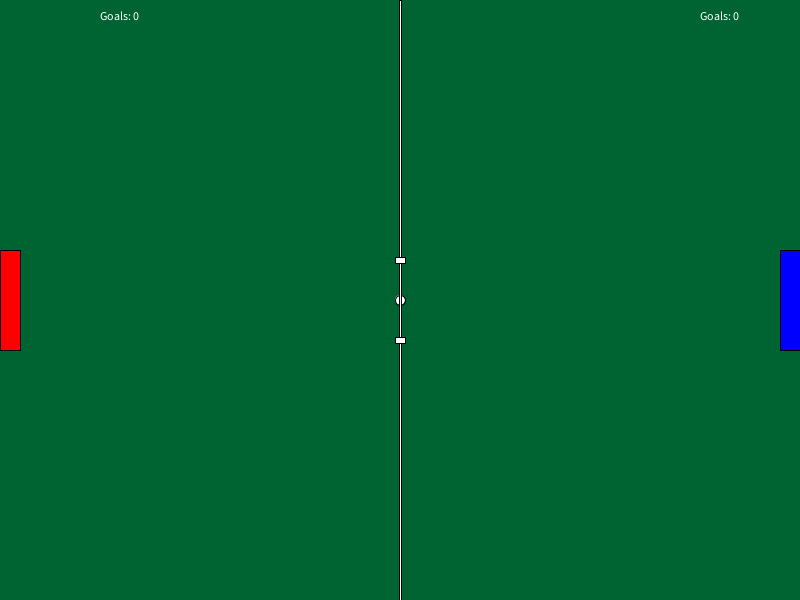
Frame 1 (no input)
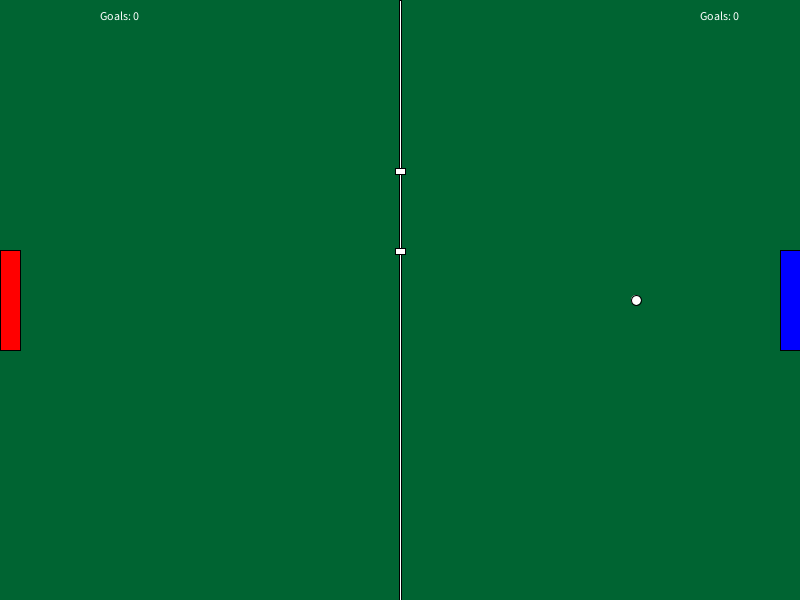
Frame 60 (the mouse pressed at the canvas centre just before this capture)
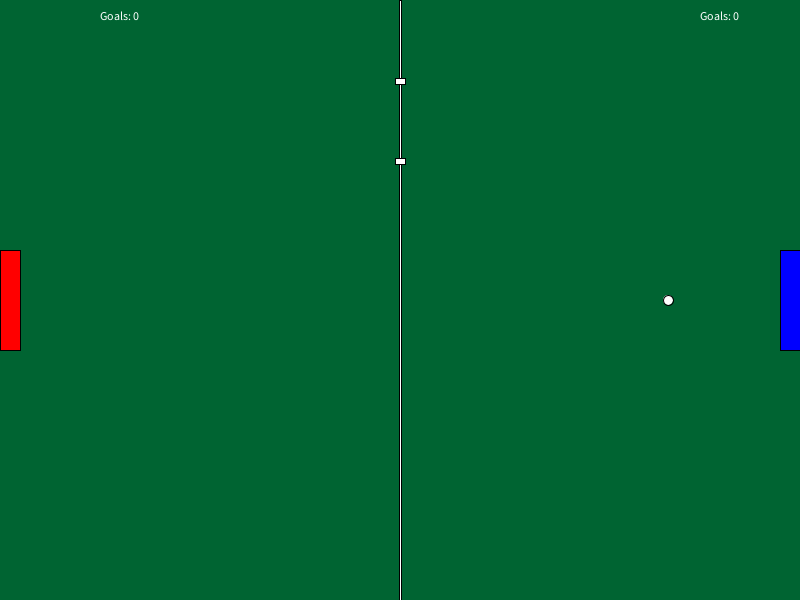
Frame 120 (the mouse held since frame 60 and released just before this capture)

The Processing sketch that drew these frames (run headless with seeded random() and noise(); from frame 60 on, the mouse is pressed at the canvas centre):

// Processing sketch: processing_yttutorial_pong_soccerpong
// ── processing_yttutorial_pong_soccerpong.pde
//The Game

//variables always at the beginning
float playerx;
float playery;
float ballx;
float bally;
float ball_velocityx;
float ball_velocityy;
int player1pt;
int player2pt;
float player2x;
float player2y;
float goaly;
float goal_velocityy;
boolean up1;
boolean down1;
boolean up2;
boolean down2;

//is applied once in the very beginning
void setup(){
  //defining the Variables
  
  //player one stats
  playerx = 10;
  playery = 300;
  
  //ball stats
  ballx = 400;
  bally = 300;
  
  //ball_velocityx rng
  ball_velocityx = random(1);
  if(ball_velocityx < 0.5){
   ball_velocityx = -4; 
  }else{
   ball_velocityx = 4; 
  }
  ball_velocityy = 0;
  
  //player points
  player1pt = 0;
  player2pt = 0;
  
  //Player two stats
  player2x = 790;
  player2y = 300;
  
  //goal stats
  goaly = 300;
  goal_velocityy = -1.5;
  
  
  //Size of the Window
  size(800, 600);
  
    //rectMode(CENTER) centers point of orientation of the rectangle (from top left corner to the middle)
   rectMode(CENTER);
}

//makes the things within the brackets run indefinitely
void draw(){
  playermovement();
  playerrestriction();
  
  //is within the loop so the object doesn't leave a trail
  background(0, 100, 50);
  
  //rect(x, y, width, height)
  player1();
  player2();  
  fill(255, 255, 255);
  ellipse(ballx, bally, 10, 10);
  rect(400, 300, 2, 600);
  
  //goal visual 
  rect(400, goaly + 40, 10, 6);
  rect(400, goaly - 40, 10, 6);

  //ball movement
  ballx = ballx + ball_velocityx;
  bally = bally + ball_velocityy;
  goaly = goaly + goal_velocityy;
  
  //ball bounce player1
  if(ballx < 30){
    if(bally < (playery + 55) && bally > (playery - 55)){
      ball_velocityx = -ball_velocityx;
      ball_velocityy = ball_velocityy - (playery - bally) * 0.1;
  }else{
      //miss penalty
      if(ballx < 10){
        ball_velocityx = -ball_velocityx;
        player1pt = 0;
        ball_velocityy = 0;
          if(goal_velocityy > 0){
           goal_velocityy = 1.5;
          }
          if(goal_velocityy < 0){
           goal_velocityy = -1.5; 
          }
      }
    }
  }
  
  //ball bounce player2
  if(ballx > 770){
    if(bally < (player2y + 55) && bally > (player2y - 55)){
      ball_velocityx = -ball_velocityx;
      ball_velocityy = ball_velocityy - (player2y - bally) * 0.1;
    }else{
      //miss penalty
      if(ballx > 790){
        ball_velocityx = -ball_velocityx;
        player2pt = 0;
        ball_velocityy = 0;
          if(goal_velocityy > 0){
           goal_velocityy = 1.5;
          }
          if(goal_velocityy < 0){
           goal_velocityy = -1.5; 
          }
      }
    }
  }
  
  //goal middle hitreg
  if(ballx == 400){
    if(bally > (goaly - 40) && bally < (goaly + 40)){
      
      //goalcounter
      if(ball_velocityx > 0){
       player1pt = player1pt + 1;
      }
      if(ball_velocityx < 0){
       player2pt = player2pt + 1;
      }
      
      //goal speedup per hit
      if(goal_velocityy < 0){
        goal_velocityy = goal_velocityy - 0.2;
      }
      if(goal_velocityy > 0){
        goal_velocityy = goal_velocityy + 0.2;
      }
    }
  }
  
  //goalposts (left & right)
  if(ballx == 392 || ballx == 408){
   if((bally < (goaly + 48) && bally > (goaly + 32)) || (bally > (goaly - 48) && bally < (goaly - 32))){
     ball_velocityx = -ball_velocityx;
   }
  }
  
  //goalposts (outside)
  if(ballx < 410 && ballx > 390){
   if((bally < (goaly + 48) && bally > (goaly + 40)) || (bally > (goaly - 48) && bally < (goaly - 40))){
     ball_velocityy = -ball_velocityy;
     ball_velocityy = ball_velocityy + goal_velocityy;
   }
  }
  
  //goalposts (inside)
  if(ballx < 410 && ballx >390){
   if((bally < (goaly + 40) && bally > (goaly + 32)) || (bally > (goaly - 40) && bally < (goaly - 32))) {
    ball_velocityy = -ball_velocityy;
    ball_velocityy = ball_velocityy + goal_velocityy;
   }
  }
  
  //keeping the ball on the field
  if(bally > 595){
    ball_velocityy = -ball_velocityy;
  }
  if(bally < 5){
   ball_velocityy = -ball_velocityy;
  }
  
  //goal vertical bounce
  if(goaly > 558){
    goal_velocityy = -goal_velocityy; 
  }
  if(goaly < 42 ){
    goal_velocityy = -goal_velocityy;
  }

  //displays text (Var, x, y)
  text("Goals: " + player1pt, 100, 20);
  text("Goals: " + player2pt, 700, 20);
}
void playermovement() {
  if(up1){
    playery = playery - 5;
  }
  if(down1){
   playery  = playery + 5;
  }
  if(up2){
    player2y = player2y - 5;
  }
  if(down2){
   player2y = player2y + 5;
  }
}

  //movement 2.0
 void keyPressed() {
  if(keyCode == SHIFT){
    up1 = true;
  }
  if(keyCode == CONTROL){
    down1 = true; 
  }
 

    if(keyCode == UP){
    up2 = true;
  }
  if(keyCode == DOWN){
    down2 = true; 
  }
 }
 
 void keyReleased() {
     if(keyCode == SHIFT){
    up1 = false;
  }
  if(keyCode == CONTROL){
    down1 = false; 
  }
    if(keyCode == UP){
    up2 = false;
  }
  if(keyCode == DOWN){
    down2 = false; 
  }
 }
 
 void playerrestriction(){
   if(playery < 50){
    playery = playery + 5;
   }
   if(playery > 550){
    playery = playery - 5;
   }
   if(player2y < 50){
    player2y = player2y + 5;
   }
   if(player2y > 550){
    player2y = player2y - 5;
   }
 }
 
 //Player color
 void player1(){
  fill(255, 0, 0);
  rect(playerx, playery, 20, 100); 
 }
 
 void player2(){
  fill(0, 0, 255);
  rect(player2x, player2y, 20, 100); 
 }
